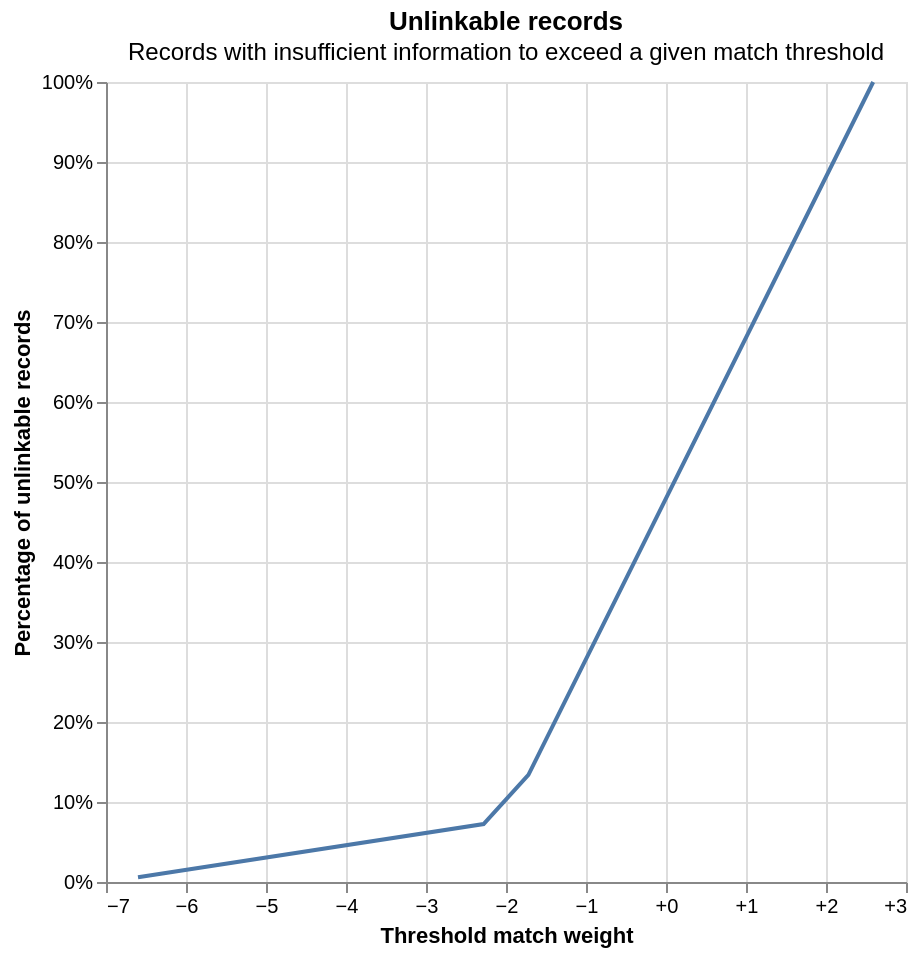

The notebook cell saved with this chart:
### Code cell
linker.evaluation.unlinkables_chart()

### Figure 1 — Vega-Lite specification as saved in the notebook (floating-point values rounded to 4 significant figures)
{"config": {"view": {"continuousWidth": 400, "continuousHeight": 300}}, "layer": [{"mark": {"type": "line"}, "encoding": {"x": {"axis": {"format": "+", "title": "Threshold match weight"}, "field": "match_weight", "type": "quantitative"}, "y": {"axis": {"format": "%", "title": "Percentage of unlinkable records"}, "field": "cum_prop", "type": "quantitative"}}}, {"mark": {"type": "point"}, "encoding": {"opacity": {"condition": {"param": "x_match_weight_y_cum_prop_coords_of_mouse", "value": 1, "empty": false}, "value": 0}, "tooltip": [{"field": "match_weight", "format": "+.5", "title": "Match weight", "type": "quantitative"}, {"field": "match_probability", "format": ".5", "title": "Match probability", "type": "quantitative"}, {"field": "cum_prop", "format": ".3%", "title": "Proportion of unlinkable records", "type": "quantitative"}], "x": {"axis": {"title": "Threshold match weight"}, "field": "match_weight", "type": "quantitative"}, "y": {"axis": {"format": "%", "title": "Percentage of unlinkable records"}, "field": "cum_prop", "type": "quantitative"}}, "name": "mouse_coords"}, {"mark": {"type": "rule", "color": "gray"}, "encoding": {"x": {"field": "match_weight", "type": "quantitative"}}, "transform": [{"filter": {"param": "x_match_weight_y_cum_prop_coords_of_mouse", "empty": false}}]}, {"mark": {"type": "rule", "color": "gray"}, "encoding": {"y": {"field": "cum_prop", "type": "quantitative"}}, "transform": [{"filter": {"param": "x_match_weight_y_cum_prop_coords_of_mouse", "empty": false}}]}], "data": {"name": "data-3028a8d4059d4b12b0dfd6b3971d72e8"}, "height": 400, "params": [{"name": "x_match_weight_y_cum_prop_coords_of_mouse", "select": {"type": "point", "fields": ["match_weight", "cum_prop"], "nearest": true, "on": "mouseover"}, "views": ["mouse_coords"]}], "title": {"text": "Unlinkable records", "subtitle": "Records with insufficient information to exceed a given match threshold"}, "width": 400, "$schema": "https://vega.github.io/schema/vega-lite/v5.9.3.json", "datasets": {"data-3028a8d4059d4b12b0dfd6b3971d72e8": [{"match_weight": -6.6, "match_probability": 0.0102, "prop": 0.005826, "cum_prop": 0.005826}, {"match_weight": -2.28, "match_probability": 0.1705, "prop": 0.06664, "cum_prop": 0.07246}, {"match_weight": -1.72, "match_probability": 0.2325, "prop": 0.06138, "cum_prop": 0.1338}, {"match_weight": 2.59, "match_probability": 0.858, "prop": 0.8662, "cum_prop": 1.0}]}}
